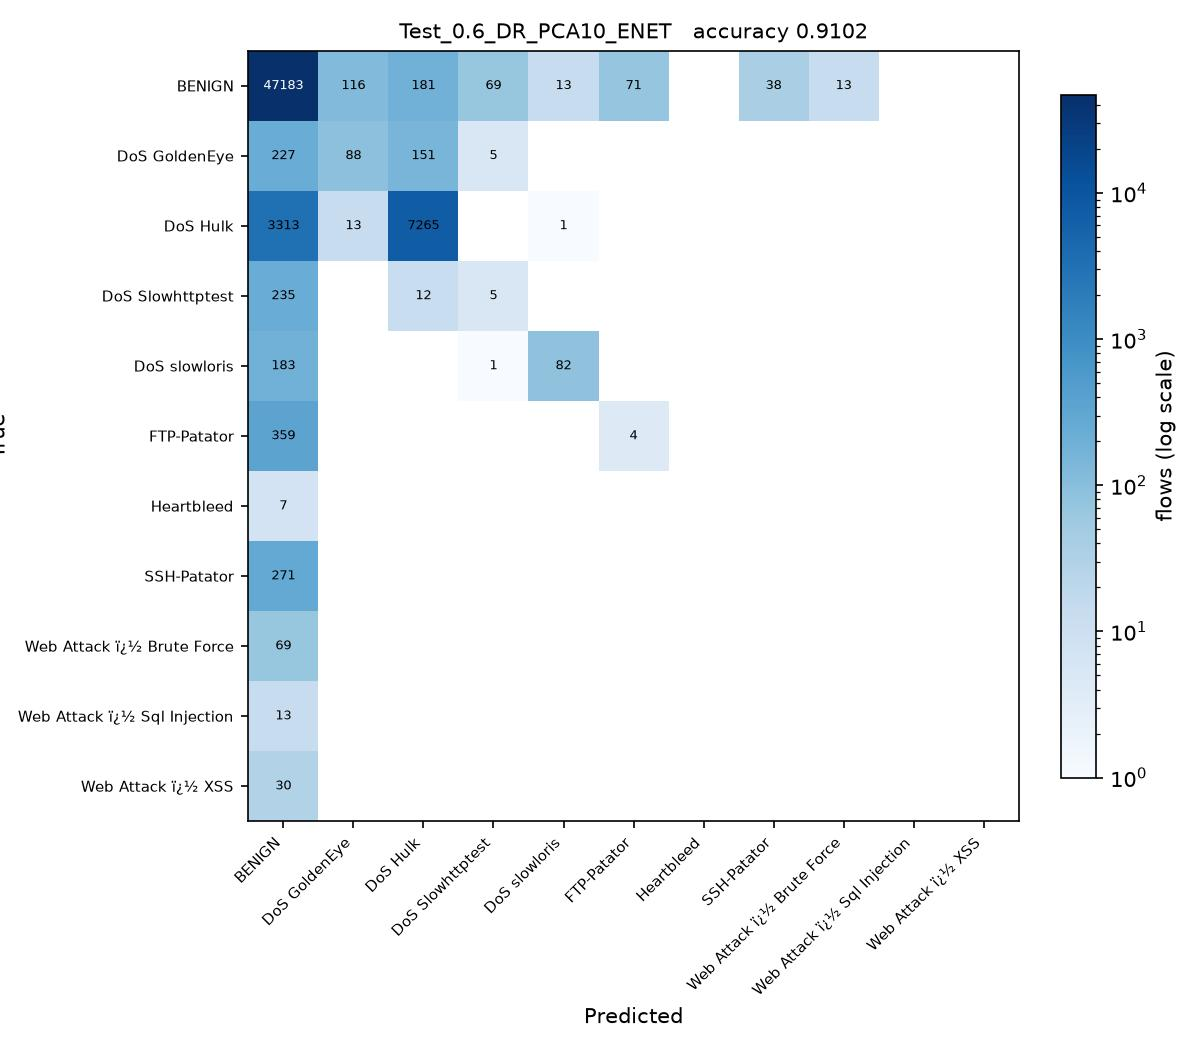

Here is the Python script that generated this plot:
# Test_0.6_DR_PCA10_ENET.py
#
# Test size 0.6  |  PCA, 10 components  |  Elastic Net -> SGDClassifier(penalty='elasticnet') (sheet #5)
#
# This is SGDC_60_40.py with the changes marked CHANGE below and nothing else.
#
# Sheet entry 5 is ElasticNet(alpha=0.1, l1_ratio=0.5), a regressor. The
# elasticnet penalty and l1_ratio=0.5 are carried over exactly; alpha is left
# at the SGDClassifier default for the same reason as entry 4.

import os
from pathlib import Path

# CHANGE 1: run from the project folder, so the CSV names below resolve, and
# read them as latin-1. The Web Attack labels contain byte 0x96, which the
# default utf-8 decoder rejects with UnicodeDecodeError.
os.chdir(Path(__file__).resolve().parent.parent)
import numpy as np
import pandas as pd

df1 = pd.read_csv(r'C:\Users\Karthika\OneDrive\Desktop\ACN_PCA_75_Runs\Scripts\Tuesday-WorkingHours.pcap_ISCX (1).csv', low_memory=True, encoding='latin-1')
df2 = pd.read_csv(r'C:\Users\Karthika\OneDrive\Desktop\ACN_PCA_75_Runs\Scripts\Wednesday-workingHours.pcap_ISCX.csv', low_memory=True, encoding='latin-1')
df3 = pd.read_csv(r'C:\Users\Karthika\OneDrive\Desktop\ACN_PCA_75_Runs\Scripts\Thursday-WorkingHours-Morning-WebAttacks.pcap_ISCX.csv', low_memory=True, encoding='latin-1')

dataset = pd.concat([df1, df2, df3], ignore_index=True)

dataset.columns = dataset.columns.str.strip()

# CHANGE 2: a stratified sample of 100000 flows, the same for every run.
# The full three captures hold about 1.3 million flows, which makes 75 runs
# impractical. At least 50 flows of every class are kept.
label = dataset.columns[-1]
dataset = pd.concat(
    [g.sample(n=min(len(g), max(50, round(100000 * len(g) / len(dataset)))), random_state=0)
     for _, g in dataset.groupby(label)],
    ignore_index=True
)

X = dataset.iloc[:, :-1]
y = dataset.iloc[:, -1]

X = X.apply(pd.to_numeric, errors='coerce')

X.replace([np.inf, -np.inf], np.nan, inplace=True)

from sklearn.impute import SimpleImputer

imputer = SimpleImputer(missing_values=np.nan, strategy='mean')
X = imputer.fit_transform(X)

from sklearn.preprocessing import LabelEncoder

labelencoder_y = LabelEncoder()
y = labelencoder_y.fit_transform(y)

from sklearn.model_selection import train_test_split

X_train, X_test, y_train, y_test = train_test_split(
    X,
    y,
    test_size=0.6,   # CHANGE 3: test size
    random_state=0,
    stratify=y
)

# CHANGE 4: PCA, from PCA_LDA_KErnel_PCA_CODE.pdf (fitted on training data only).
# PCA follows the directions of largest variance, so the features have to be on
# a common scale first, otherwise the components just track whichever column has
# the biggest units. The scaler is fitted on the training split only.
from sklearn.preprocessing import StandardScaler
from sklearn.decomposition import PCA

scaler = StandardScaler()
X_train = scaler.fit_transform(X_train)
X_test = scaler.transform(X_test)

pca = PCA(n_components=10)
X_train = pca.fit_transform(X_train)          # no labels: PCA is unsupervised
X_test = pca.transform(X_test)
print("\nVariance explained by 10 components : {:.4f}".format(pca.explained_variance_ratio_.sum()))

# CHANGE 5: Elastic Net -> SGDClassifier(penalty='elasticnet') (sheet #5) in place of SGDClassifier
from sklearn.linear_model import SGDClassifier

classifier = SGDClassifier(
    loss='hinge',
    penalty='elasticnet',
    l1_ratio=0.5,
    alpha=0.0001,
    max_iter=1000,
    tol=1e-3,
    random_state=0
)

classifier.fit(X_train, y_train)

y_pred = classifier.predict(X_test) 

from sklearn.metrics import confusion_matrix
from sklearn.metrics import accuracy_score
from sklearn.metrics import precision_score
from sklearn.metrics import recall_score
from sklearn.metrics import f1_score
from sklearn.metrics import classification_report

cm = confusion_matrix(y_test, y_pred)

print("Confusion Matrix:\n")
print(cm)

print("\nAccuracy : {:.4f}".format(accuracy_score(y_test, y_pred)))
print("\nPrecision : {:.4f}".format(precision_score(y_test, y_pred, average='weighted')))
print("\nRecall : {:.4f}".format(recall_score(y_test, y_pred, average='weighted')))
print("\nF1 Score : {:.4f}".format(f1_score(y_test, y_pred, average='weighted')))

print("\nClassification Report:\n")
print(classification_report(y_test, y_pred))
# CHANGE 6: save the confusion matrix as Test_0.6_DR_PCA10_ENET.jpg and record the result
import matplotlib
matplotlib.use('Agg')
import matplotlib.pyplot as plt
from matplotlib.colors import LogNorm

here = Path(__file__).resolve().parent
names = [str(c) for c in labelencoder_y.classes_]
fig, ax = plt.subplots(figsize=(8, 7))
im = ax.imshow(cm, cmap='Blues', norm=LogNorm(vmin=1))
ax.set_xticks(range(len(names)), names, rotation=45, ha='right', fontsize=7)
ax.set_yticks(range(len(names)), names, fontsize=7)
ax.set_xlabel('Predicted')
ax.set_ylabel('True')
ax.set_title('Test_0.6_DR_PCA10_ENET   accuracy {:.4f}'.format(accuracy_score(y_test, y_pred)), fontsize=10)
for i in range(cm.shape[0]):
    for j in range(cm.shape[1]):
        if cm[i, j]:
            ax.text(j, i, cm[i, j], ha='center', va='center', fontsize=6,
                    color='white' if cm[i, j] > cm.max() / 3 else 'black')
fig.colorbar(im, ax=ax, fraction=0.04, label='flows (log scale)')
fig.tight_layout()
fig.savefig(here / 'Test_0.6_DR_PCA10_ENET.jpg', dpi=150)
plt.close(fig)

row = pd.DataFrame([{
    'Test': 0.6, 'DR': 'PCA10', 'Clas': 'ENET',
    'Acc': round(accuracy_score(y_test, y_pred), 4),
    'Pre': round(precision_score(y_test, y_pred, average='weighted', zero_division=0), 4),
    'Rec': round(recall_score(y_test, y_pred, average='weighted', zero_division=0), 4),
    'F1': round(f1_score(y_test, y_pred, average='weighted', zero_division=0), 4),
    'script': 'Test_0.6_DR_PCA10_ENET',
}])
out = here.parent / 'results' / '75_runs.csv'
out.parent.mkdir(exist_ok=True)
if out.exists():
    old = pd.read_csv(out)
    row = pd.concat([old[old['script'] != 'Test_0.6_DR_PCA10_ENET'], row], ignore_index=True)
row.to_csv(out, index=False)
